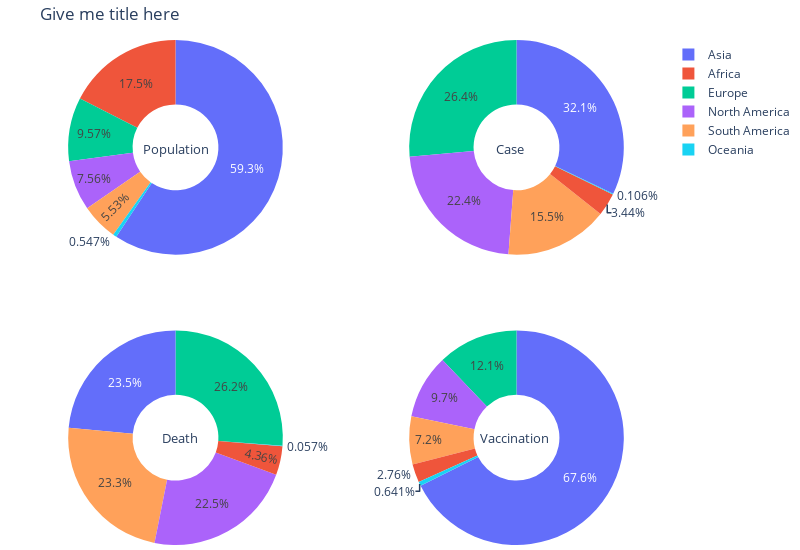

Write notebook code for a chart like this one.
### Markdown cell above
# SHARE POPULATION IN CASE

### Code cell
fig = make_subplots(rows=2, cols=2, specs=[[{'type':'domain'}, {'type':'domain'}],[{'type':'domain'}, {'type':'domain'}]])


c4date = owid_covid_data[['continent','location','population','total_cases','total_deaths','total_vaccinations']].groupby('location').last().groupby('continent').sum()


labels = c4date.index

fig.add_trace(go.Pie(labels=labels, values=c4date.loc[c4date.index,'population'], name="Share Population"),
              1, 1)
fig.add_trace(go.Pie(labels=labels, values=c4date.loc[c4date.index,'total_cases'].tolist(), name="Share Cases"),
              1, 2)
fig.add_trace(go.Pie(labels=labels, values=c4date.loc[c4date.index,'total_deaths'].tolist(), name="Share Deaths"),
              2, 1)
fig.add_trace(go.Pie(labels=labels, values=c4date.loc[c4date.index,'total_vaccinations'].tolist(), name="Share Vaccinations"),
              2, 2)        

fig.update_traces(hole=.4, hoverinfo="label+percent+name")

fig.update_layout(
    title_text="Give me title here",
    margin={"r":5,"t":40,"l":5,"b":5},
    height= 550,
    width = 800,
    # Add annotations in the center of the donut pies.
    annotations=[dict(text='Population', x= 0.17, y=0.805, font_size=13, showarrow=False),
                 dict(text='Case', x=0.79, y=0.805, font_size=13, showarrow=False),
                 dict(text='Death',x=0.2, y= 0.19, font_size=13, showarrow=False),
                 dict(text='Vaccination', x=0.83, y= 0.19, font_size=13, showarrow=False)
                 ])
fig.show()

### Figure 1 — Plotly figure (JSON) as saved in the notebook; plotly's stock layout.template omitted (floating-point values rounded to 4 significant figures)
{"data": [{"domain": {"x": [0, 0.45], "y": [0.575, 1]}, "hole": 0.4, "hoverinfo": "label+percent+name", "labels": ["Africa", "Asia", "Europe", "North America", "Oceania", "South America"], "name": "Share Population", "type": "pie", "values": [[number redacted], [number redacted], [number redacted], [number redacted], 42936804, [number redacted]]}, {"domain": {"x": [0.55, 1], "y": [0.575, 1]}, "hole": 0.4, "hoverinfo": "label+percent+name", "labels": ["Africa", "Asia", "Europe", "North America", "Oceania", "South America"], "name": "Share Cases", "type": "pie", "values": [8507361, 79571893, 65377080, 55456312, 263369, 38396741]}, {"domain": {"x": [0, 0.45], "y": [0, 0.425]}, "hole": 0.4, "hoverinfo": "label+percent+name", "labels": ["Africa", "Asia", "Europe", "North America", "Oceania", "South America"], "name": "Share Deaths", "type": "pie", "values": [218561, 1178919, 1313814, 1128788, 2856, 1170638]}, {"domain": {"x": [0.55, 1], "y": [0, 0.425]}, "hole": 0.4, "hoverinfo": "label+percent+name", "labels": ["Africa", "Asia", "Europe", "North America", "Oceania", "South America"], "name": "Share Vaccinations", "type": "pie", "values": [[number redacted], [number redacted], [number redacted], [number redacted], 45655178, [number redacted]]}], "layout": {"annotations": [{"font": {"size": 13}, "showarrow": false, "text": "Population", "x": 0.17, "y": 0.805}, {"font": {"size": 13}, "showarrow": false, "text": "Case", "x": 0.79, "y": 0.805}, {"font": {"size": 13}, "showarrow": false, "text": "Death", "x": 0.2, "y": 0.19}, {"font": {"size": 13}, "showarrow": false, "text": "Vaccination", "x": 0.83, "y": 0.19}], "height": 550, "margin": {"b": 5, "l": 5, "r": 5, "t": 40}, "title": {"text": "Give me title here"}, "width": 800}}
